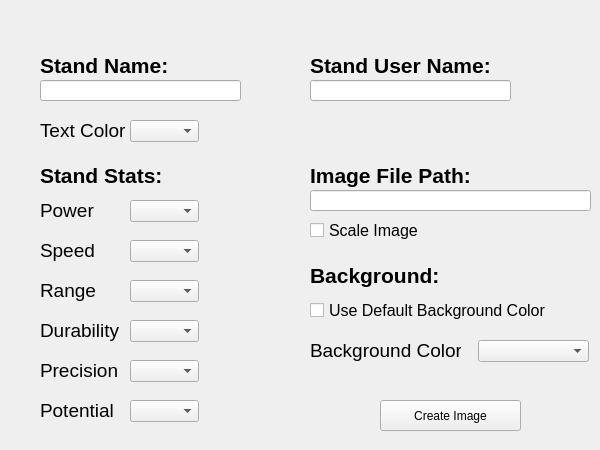
<?xml version="1.0" encoding="UTF-8"?>
<ui version="4.0">
 <class>Form</class>
 <widget class="QWidget" name="Form">
  <property name="geometry">
   <rect>
    <x>0</x>
    <y>0</y>
    <width>600</width>
    <height>450</height>
   </rect>
  </property>
  <property name="windowTitle">
   <string>JoJo Stand Screen Maker</string>
  </property>
  <property name="styleSheet">
   <string notr="true">QWidget {
background-color: &quot;#FFF1DC&quot;

}</string>
  </property>
  <widget class="QLineEdit" name="lineEdit">
   <property name="geometry">
    <rect>
     <x>40</x>
     <y>80</y>
     <width>201</width>
     <height>21</height>
    </rect>
   </property>
   <property name="whatsThis">
    <string>Enter Stand Name</string>
   </property>
   <property name="styleSheet">
    <string notr="true">QWidget {
	background-color: &quot;white&quot;
}</string>
   </property>
  </widget>
  <widget class="QLabel" name="label">
   <property name="geometry">
    <rect>
     <x>40</x>
     <y>50</y>
     <width>141</width>
     <height>31</height>
    </rect>
   </property>
   <property name="font">
    <font>
     <pointsize>16</pointsize>
     <weight>75</weight>
     <bold>true</bold>
    </font>
   </property>
   <property name="text">
    <string>Stand Name:</string>
   </property>
  </widget>
  <widget class="QLabel" name="label_2">
   <property name="geometry">
    <rect>
     <x>310</x>
     <y>50</y>
     <width>191</width>
     <height>31</height>
    </rect>
   </property>
   <property name="font">
    <font>
     <pointsize>16</pointsize>
     <weight>75</weight>
     <bold>true</bold>
    </font>
   </property>
   <property name="text">
    <string>Stand User Name:</string>
   </property>
  </widget>
  <widget class="QLineEdit" name="lineEdit_2">
   <property name="geometry">
    <rect>
     <x>310</x>
     <y>80</y>
     <width>201</width>
     <height>21</height>
    </rect>
   </property>
   <property name="whatsThis">
    <string>Enter Stand Name</string>
   </property>
   <property name="styleSheet">
    <string notr="true">QWidget {
	background-color: &quot;white&quot;
}</string>
   </property>
  </widget>
  <widget class="QLabel" name="label_3">
   <property name="geometry">
    <rect>
     <x>40</x>
     <y>160</y>
     <width>131</width>
     <height>31</height>
    </rect>
   </property>
   <property name="font">
    <font>
     <pointsize>16</pointsize>
     <weight>75</weight>
     <bold>true</bold>
    </font>
   </property>
   <property name="text">
    <string>Stand Stats:</string>
   </property>
  </widget>
  <widget class="QLabel" name="label_4">
   <property name="geometry">
    <rect>
     <x>40</x>
     <y>200</y>
     <width>71</width>
     <height>21</height>
    </rect>
   </property>
   <property name="font">
    <font>
     <pointsize>14</pointsize>
    </font>
   </property>
   <property name="text">
    <string>Power</string>
   </property>
  </widget>
  <widget class="QComboBox" name="comboBox">
   <property name="geometry">
    <rect>
     <x>130</x>
     <y>200</y>
     <width>69</width>
     <height>22</height>
    </rect>
   </property>
   <property name="styleSheet">
    <string notr="true">QWidget {
	background-color: &quot;white&quot;
}</string>
   </property>
  </widget>
  <widget class="QLabel" name="label_5">
   <property name="geometry">
    <rect>
     <x>40</x>
     <y>240</y>
     <width>71</width>
     <height>21</height>
    </rect>
   </property>
   <property name="font">
    <font>
     <pointsize>14</pointsize>
    </font>
   </property>
   <property name="text">
    <string>Speed</string>
   </property>
  </widget>
  <widget class="QComboBox" name="comboBox_2">
   <property name="geometry">
    <rect>
     <x>130</x>
     <y>240</y>
     <width>69</width>
     <height>22</height>
    </rect>
   </property>
   <property name="styleSheet">
    <string notr="true">QWidget {
	background-color: &quot;white&quot;
}</string>
   </property>
  </widget>
  <widget class="QLabel" name="label_6">
   <property name="geometry">
    <rect>
     <x>40</x>
     <y>280</y>
     <width>71</width>
     <height>21</height>
    </rect>
   </property>
   <property name="font">
    <font>
     <pointsize>14</pointsize>
    </font>
   </property>
   <property name="text">
    <string>Range</string>
   </property>
  </widget>
  <widget class="QComboBox" name="comboBox_3">
   <property name="geometry">
    <rect>
     <x>130</x>
     <y>280</y>
     <width>69</width>
     <height>22</height>
    </rect>
   </property>
   <property name="styleSheet">
    <string notr="true">QWidget {
	background-color: &quot;white&quot;
}</string>
   </property>
  </widget>
  <widget class="QLabel" name="label_7">
   <property name="geometry">
    <rect>
     <x>40</x>
     <y>320</y>
     <width>81</width>
     <height>21</height>
    </rect>
   </property>
   <property name="font">
    <font>
     <pointsize>14</pointsize>
    </font>
   </property>
   <property name="text">
    <string>Durability</string>
   </property>
  </widget>
  <widget class="QComboBox" name="comboBox_4">
   <property name="geometry">
    <rect>
     <x>130</x>
     <y>320</y>
     <width>69</width>
     <height>22</height>
    </rect>
   </property>
   <property name="styleSheet">
    <string notr="true">QWidget {
	background-color: &quot;white&quot;
}</string>
   </property>
  </widget>
  <widget class="QLabel" name="label_8">
   <property name="geometry">
    <rect>
     <x>40</x>
     <y>360</y>
     <width>81</width>
     <height>21</height>
    </rect>
   </property>
   <property name="font">
    <font>
     <pointsize>14</pointsize>
    </font>
   </property>
   <property name="text">
    <string>Precision</string>
   </property>
  </widget>
  <widget class="QComboBox" name="comboBox_5">
   <property name="geometry">
    <rect>
     <x>130</x>
     <y>360</y>
     <width>69</width>
     <height>22</height>
    </rect>
   </property>
   <property name="styleSheet">
    <string notr="true">QWidget {
	background-color: &quot;white&quot;
}</string>
   </property>
  </widget>
  <widget class="QLabel" name="label_9">
   <property name="geometry">
    <rect>
     <x>40</x>
     <y>400</y>
     <width>81</width>
     <height>21</height>
    </rect>
   </property>
   <property name="font">
    <font>
     <pointsize>14</pointsize>
    </font>
   </property>
   <property name="text">
    <string>Potential</string>
   </property>
  </widget>
  <widget class="QComboBox" name="comboBox_6">
   <property name="geometry">
    <rect>
     <x>130</x>
     <y>400</y>
     <width>69</width>
     <height>22</height>
    </rect>
   </property>
   <property name="styleSheet">
    <string notr="true">QWidget {
	background-color: &quot;white&quot;
}</string>
   </property>
  </widget>
  <widget class="QLabel" name="label_10">
   <property name="geometry">
    <rect>
     <x>310</x>
     <y>160</y>
     <width>181</width>
     <height>31</height>
    </rect>
   </property>
   <property name="font">
    <font>
     <pointsize>16</pointsize>
     <weight>75</weight>
     <bold>true</bold>
    </font>
   </property>
   <property name="text">
    <string>Image File Path:</string>
   </property>
  </widget>
  <widget class="QLineEdit" name="lineEdit_4">
   <property name="geometry">
    <rect>
     <x>310</x>
     <y>190</y>
     <width>281</width>
     <height>21</height>
    </rect>
   </property>
   <property name="whatsThis">
    <string>Enter Stand Name</string>
   </property>
   <property name="styleSheet">
    <string notr="true">QWidget {
	background-color: &quot;white&quot;
}</string>
   </property>
  </widget>
  <widget class="QLabel" name="label_11">
   <property name="geometry">
    <rect>
     <x>310</x>
     <y>260</y>
     <width>221</width>
     <height>31</height>
    </rect>
   </property>
   <property name="font">
    <font>
     <pointsize>16</pointsize>
     <weight>75</weight>
     <bold>true</bold>
    </font>
   </property>
   <property name="text">
    <string>Background:</string>
   </property>
  </widget>
  <widget class="QPushButton" name="pushButton">
   <property name="geometry">
    <rect>
     <x>380</x>
     <y>400</y>
     <width>141</width>
     <height>31</height>
    </rect>
   </property>
   <property name="styleSheet">
    <string notr="true">QWidget {
	background-color: &quot;white&quot;
}</string>
   </property>
   <property name="text">
    <string>Create Image</string>
   </property>
  </widget>
  <widget class="QCheckBox" name="checkBox">
   <property name="geometry">
    <rect>
     <x>310</x>
     <y>220</y>
     <width>141</width>
     <height>21</height>
    </rect>
   </property>
   <property name="font">
    <font>
     <pointsize>12</pointsize>
    </font>
   </property>
   <property name="text">
    <string>Scale Image</string>
   </property>
  </widget>
  <widget class="QCheckBox" name="checkBox_2">
   <property name="geometry">
    <rect>
     <x>310</x>
     <y>300</y>
     <width>241</width>
     <height>21</height>
    </rect>
   </property>
   <property name="font">
    <font>
     <pointsize>12</pointsize>
    </font>
   </property>
   <property name="text">
    <string>Use Default Background Color</string>
   </property>
  </widget>
  <widget class="QComboBox" name="comboBox_7">
   <property name="geometry">
    <rect>
     <x>130</x>
     <y>120</y>
     <width>69</width>
     <height>22</height>
    </rect>
   </property>
   <property name="styleSheet">
    <string notr="true">QWidget {
	background-color: &quot;white&quot;
}</string>
   </property>
  </widget>
  <widget class="QLabel" name="label_12">
   <property name="geometry">
    <rect>
     <x>40</x>
     <y>120</y>
     <width>91</width>
     <height>21</height>
    </rect>
   </property>
   <property name="font">
    <font>
     <pointsize>14</pointsize>
    </font>
   </property>
   <property name="text">
    <string>Text Color</string>
   </property>
  </widget>
  <widget class="QComboBox" name="comboBox_8">
   <property name="geometry">
    <rect>
     <x>478</x>
     <y>340</y>
     <width>111</width>
     <height>22</height>
    </rect>
   </property>
   <property name="styleSheet">
    <string notr="true">QWidget {
	background-color: &quot;white&quot;
}</string>
   </property>
  </widget>
  <widget class="QLabel" name="label_13">
   <property name="geometry">
    <rect>
     <x>310</x>
     <y>340</y>
     <width>151</width>
     <height>21</height>
    </rect>
   </property>
   <property name="font">
    <font>
     <pointsize>14</pointsize>
    </font>
   </property>
   <property name="text">
    <string>Background Color</string>
   </property>
  </widget>
 </widget>
 <resources/>
 <connections/>
</ui>
